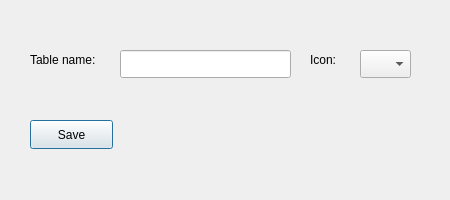
<?xml version="1.0" encoding="UTF-8"?>
<ui version="4.0">
 <class>EditTable</class>
 <widget class="QDialog" name="EditTable">
  <property name="geometry">
   <rect>
    <x>0</x>
    <y>0</y>
    <width>450</width>
    <height>200</height>
   </rect>
  </property>
  <property name="windowTitle">
   <string>Dialog</string>
  </property>
  <widget class="QComboBox" name="comboBox">
   <property name="geometry">
    <rect>
     <x>360</x>
     <y>50</y>
     <width>51</width>
     <height>28</height>
    </rect>
   </property>
  </widget>
  <widget class="QPushButton" name="addTableButton">
   <property name="geometry">
    <rect>
     <x>30</x>
     <y>120</y>
     <width>83</width>
     <height>29</height>
    </rect>
   </property>
   <property name="text">
    <string>Save</string>
   </property>
  </widget>
  <widget class="QLabel" name="label_2">
   <property name="geometry">
    <rect>
     <x>310</x>
     <y>50</y>
     <width>41</width>
     <height>20</height>
    </rect>
   </property>
   <property name="text">
    <string>Icon: </string>
   </property>
  </widget>
  <widget class="QLineEdit" name="nameEdit">
   <property name="geometry">
    <rect>
     <x>120</x>
     <y>50</y>
     <width>171</width>
     <height>28</height>
    </rect>
   </property>
  </widget>
  <widget class="QLabel" name="label">
   <property name="geometry">
    <rect>
     <x>30</x>
     <y>50</y>
     <width>91</width>
     <height>20</height>
    </rect>
   </property>
   <property name="text">
    <string>Table name:</string>
   </property>
  </widget>
 </widget>
 <resources/>
 <connections/>
</ui>
